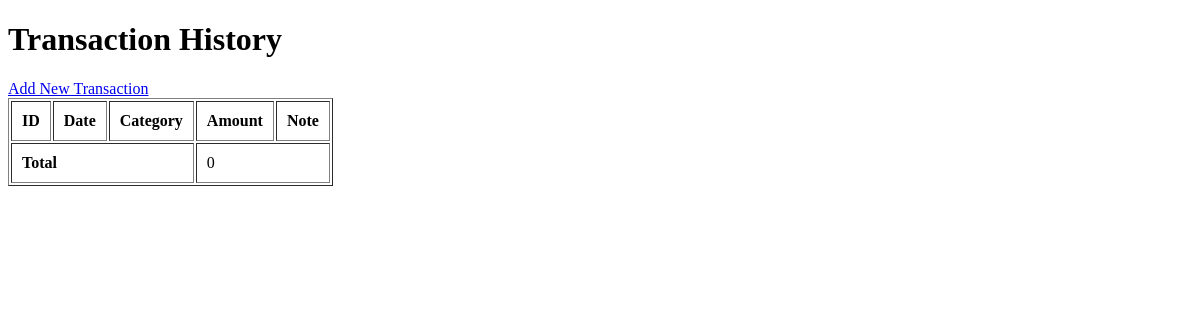
Before: /history with the older database file.
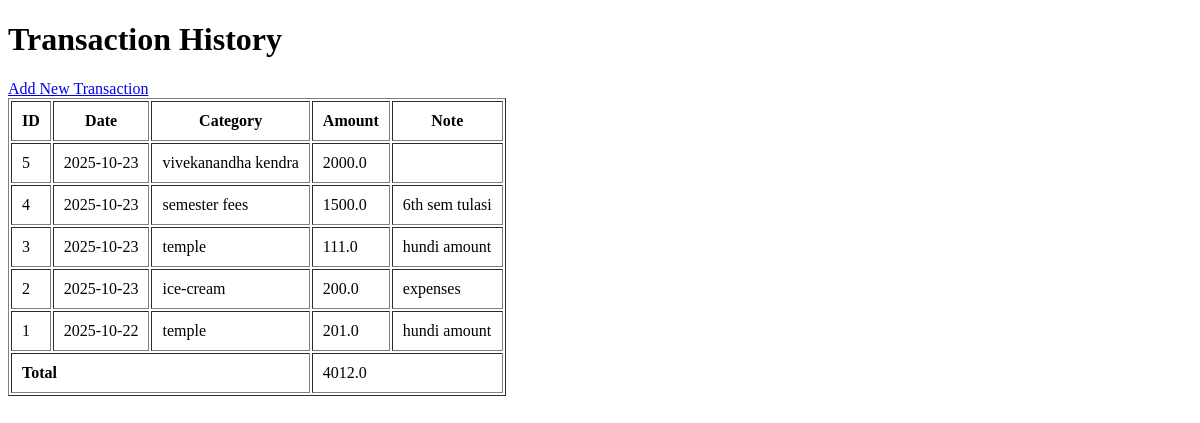
After: the same page with the newer database file.
### tables this page shows
CREATE TABLE transactions (
    id INTEGER PRIMARY KEY AUTOINCREMENT,
    date TEXT NOT NULL,
    category TEXT NOT NULL,
    amount REAL NOT NULL,
    note TEXT
);

### app.py (the view)
@app.route('/history')
def history():
    conn = sqlite3.connect('database.db')
    cursor = conn.cursor()
    cursor.execute("SELECT * FROM transactions ORDER by id DESC")
    transactions = cursor.fetchall()
    total_amount = sum([t[3] for t in transactions])  # t[3] is the 'amount' column
    conn.close()
    return render_template('history.html',transactions = transactions, total_amount= total_amount)

### templates/history.html (shortened to what this page needs)
<!DOCTYPE html>
<html lang="en">
<head>
</head>
<body>
    <h1>Transaction History</h1>
    <table border="1" cellpadding="10">
        <tr>
            <th>ID</th>
            <th>Date</th>
            <th>Category</th>
            <th>Amount</th>
            <th>Note</th>
        </tr>
        {% for t in transactions %}
        <tr>
            <td>{{ t[0] }}</td>
            <td>{{ t[1] }}</td>
            <td>{{ t[2] }}</td>
            <td>{{ t[3] }}</td>
            <td>{{ t[4] }}</td>
        </tr>
        {% endfor %}
        <tr>
            <td colspan="3"><strong>Total</strong></td>
            <td colspan="2">{{ total_amount }}</td>
        </tr>
        <a href="/">Add New Transaction</a>
    </table>
</body>
</html>

Changed rows visible on the page:
added transactions: id "5", date "2025-10-23", category "vivekanandha kendra", amount "2000.0"
added transactions: id "4", date "2025-10-23", category "semester fees", amount "1500.0", note "6th sem tulasi"
added transactions: id "3", date "2025-10-23", category "temple", amount "111.0", note "hundi amount"
added transactions: id "2", date "2025-10-23", category "ice-cream", amount "200.0", note "expenses"
added transactions: id "1", date "2025-10-22", category "temple", amount "201.0", note "hundi amount"
Other visible differences:
{{ total_amount }}: "0" → "4012.0"
